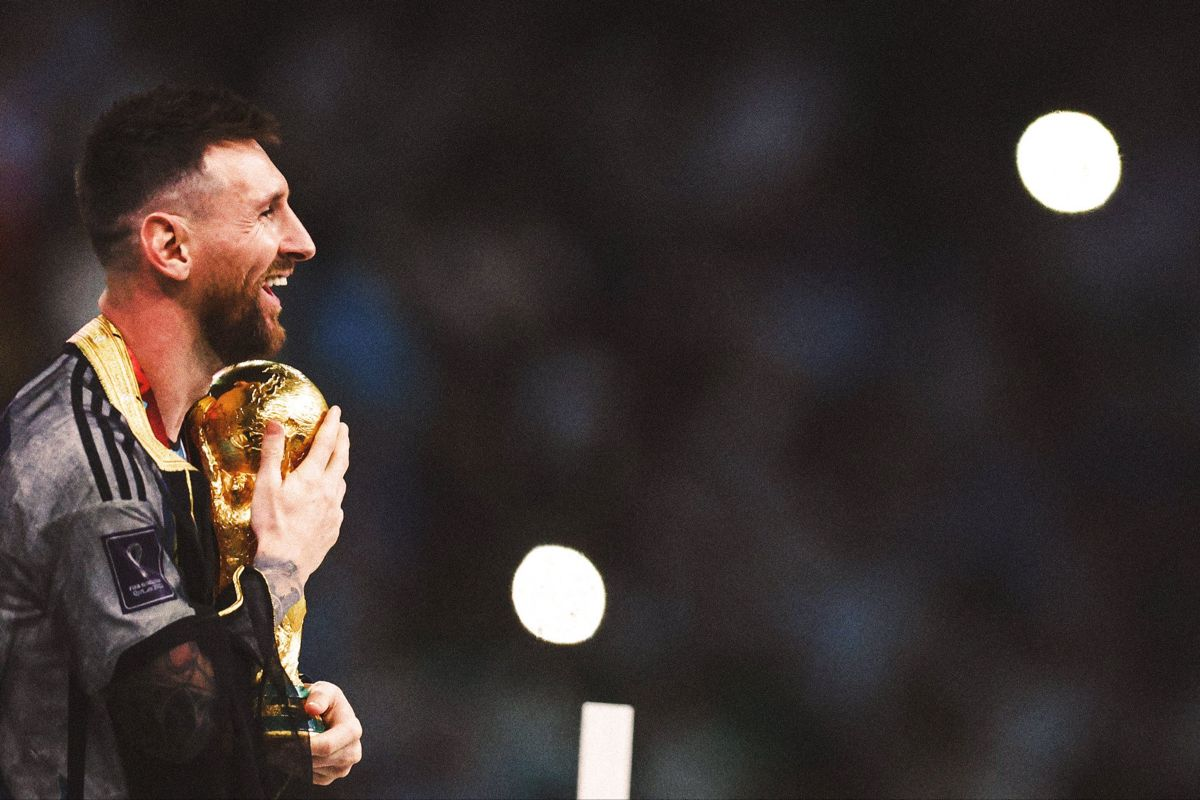
#> input picture Week 12/messi.jpeg, 1200 x 800 px
$ jupyter execute morphology_training_notebook.ipynb
#> lines starting #> are read from the running program, lines starting #| are printed output that depends on the picture; after the words box and inside, x2 and y2 are one past the last pixel; in counts of white or black regions, pixels touching at a corner belong together
# Mathematical Morphology Training Notebook
## Hit-or-Miss Transform, Boundary Extraction, Hole Filling, and Connected Components

This notebook is designed for teaching students the core binary morphological operations used in image processing.

### Learning goals
By the end of this notebook, students should be able to:

1. Explain the purpose of each operation.
2. Write and run sample code for each technique.
3. Interpret the visual output.
4. Modify the code to solve short exercises.
5. Connect the implementation to the underlying mathematical equations.

---

## Topics covered
- Hit-or-Miss Transform
- Boundary Extraction
- Hole Filling
- Extraction of Connected Components

---

## Recommended background
Students should already know:
- Binary image representation
- Foreground and background concepts
- Basic set notation
- Erosion and dilation
- Python basics

## Morphology refresher

Let a binary image be represented by a set $$ A \subseteq \mathbb{Z}^2 $$, where each foreground pixel belongs to the set.

Let $$ B $$ be a structuring element.

### Fundamental operations

**Erosion**
$$
A \ominus B = \{ z \mid B_z \subseteq A \}
$$

**Dilation**
$$
A \oplus B = \{ z \mid (\hat{B})_z \cap A \neq \emptyset \}
$$

where $$ \hat{B} $$ is the reflection of $$ B $$.

These basic operators are used to build more advanced morphology methods.

[cell 1]
import numpy as np
import matplotlib.pyplot as plt
from scipy import ndimage
from matplotlib import colors

plt.rcParams["figure.figsize"] = (6, 6)
plt.rcParams["image.cmap"] = "gray"

def show(img, title="", ax=None):
    if ax is None:
        fig, ax = plt.subplots()
    ax.imshow(img, cmap="gray", vmin=0, vmax=1)
    ax.set_title(title)
    ax.axis("off")

def show_pair(a, b, title1="Input", title2="Result"):
    fig, axes = plt.subplots(1, 2, figsize=(10, 4))
    show(a, title1, axes[0])
    show(b, title2, axes[1])
    plt.tight_layout()

def show_triplet(a, b, c, t1="A", t2="B", t3="C"):
    fig, axes = plt.subplots(1, 3, figsize=(12, 4))
    show(a, t1, axes[0])
    show(b, t2, axes[1])
    show(c, t3, axes[2])
    plt.tight_layout()

## Synthetic binary test images

To make the notebook self-contained, we will generate simple binary images directly in code.

[cell 2]
# Create a synthetic image with blocks, a hole, and separate objects
img = np.zeros((20, 20), dtype=np.uint8)

# Large square
img[2:10, 2:10] = 1

# Hole inside the large square
img[5:7, 5:7] = 0

# Small object
img[13:17, 3:7] = 1

# L-shape object
img[12:18, 12:14] = 1
img[16:18, 12:18] = 1

show(img, "Synthetic Binary Image")
plt.show()

# 1. Hit-or-Miss Transform

The hit-or-miss transform detects a very specific binary pattern in an image.

It is useful when we want to find:
- end points,
- corners,
- isolated pixels,
- exact local configurations.

---

## Definition

Suppose:
- $$ A $$ is the binary image,
- $$ B_1 $$ is the structuring element for foreground,
- $$ B_2 $$ is the structuring element for background.

Then the hit-or-miss transform is:

$$
A \circledast (B_1, B_2) = (A \ominus B_1) \cap (A^c \ominus B_2)
$$

This means:
- the foreground pattern must match $$ B_1 $$,
- the background pattern must match $$ B_2 $$.

So the operation is an exact pattern detector.

## Intuition

A location is marked as a match only if:
- all required foreground pixels are present, and
- all required background pixels are absent from the object.

This makes hit-or-miss stricter than standard erosion.

[cell 3]
# Example image for hit-or-miss: detect isolated center pattern
hm_img = np.zeros((9, 9), dtype=np.uint8)
hm_img[4, 4] = 1
hm_img[2:5, 7] = 1
hm_img[6, 2:5] = 1

show(hm_img, "Image for Hit-or-Miss Example")
plt.show()

[cell 4]
# Pattern: isolated single foreground pixel surrounded by background
B1 = np.array([[0,0,0],
               [0,1,0],
               [0,0,0]], dtype=bool)

# For the background mask, all 8 neighbors should be background
B2 = np.array([[1,1,1],
               [1,0,1],
               [1,1,1]], dtype=bool)

foreground_match = ndimage.binary_erosion(hm_img, structure=B1)
background_match = ndimage.binary_erosion(1 - hm_img, structure=B2)
hitmiss = foreground_match & background_match

show_pair(hm_img, hitmiss.astype(np.uint8), "Input", "Hit-or-Miss Result")
plt.show()

## Discussion

The result highlights only pixels that exactly satisfy the required foreground and background arrangement.

In this example, the transform detects the isolated single pixel, but not pixels that belong to a line.

## Student exercise: hit-or-miss for end-point detection

Modify the structuring elements so that the operation detects an end point of a line.

Hint:
- The center pixel should be foreground.
- One neighbor should also be foreground.
- Other surrounding positions should be background.

Try several orientations.

[cell 5]
# Student task cell: define new B1 and B2 for endpoint detection

# Example image
endpoint_img = np.zeros((9, 9), dtype=np.uint8)
endpoint_img[4, 2:7] = 1

# TODO: replace these with your own endpoint pattern
B1_student = np.array([[0,0,0],
                       [0,1,1],
                       [0,0,0]], dtype=bool)

B2_student = np.array([[1,1,1],
                       [1,0,0],
                       [1,1,1]], dtype=bool)

fg = ndimage.binary_erosion(endpoint_img, structure=B1_student)
bg = ndimage.binary_erosion(1 - endpoint_img, structure=B2_student)
result_student = fg & bg

show_pair(endpoint_img, result_student.astype(np.uint8), "Endpoint Image", "Your Detection")
plt.show()

# 2. Boundary Extraction

Boundary extraction finds the border pixels of an object.

---

## Equation

If $$ A $$ is the binary image and $$ B $$ is a structuring element, the boundary of $$ A $$ is:

$$
\beta(A) = A - (A \ominus B)
$$

### Interpretation
- $$ A \ominus B $$ removes one layer of pixels from the object.
- Subtracting the eroded image from the original leaves the boundary.

This is a simple and very common way to isolate the outer contour of binary objects.

[cell 6]
se = np.ones((3, 3), dtype=bool)
eroded = ndimage.binary_erosion(img, structure=se)
boundary = img & (~eroded)

show_triplet(img, eroded.astype(np.uint8), boundary.astype(np.uint8),
             "Original", "Eroded", "Boundary")
plt.show()

## Observation

The erosion shrinks the object.
The pixels removed during this shrinking process form the boundary.

## Student exercise: compare boundary thickness

Try different structuring elements:
- 3x3 square
- cross-shaped element
- 5x5 square

Question:
How does the boundary change when the structuring element becomes larger?

[cell 7]
# Student task cell: experiment with different structuring elements
cross = np.array([[0,1,0],
                  [1,1,1],
                  [0,1,0]], dtype=bool)

eroded_cross = ndimage.binary_erosion(img, structure=cross)
boundary_cross = img & (~eroded_cross)

show_pair(img, boundary_cross.astype(np.uint8), "Original", "Boundary with Cross SE")
plt.show()

# 3. Hole Filling

Hole filling is used to fill interior background regions that are fully surrounded by foreground.

A **hole** is a background region that is not connected to the image border.

---

## Morphological formulation

Let:
- $$ A $$ be the foreground object set,
- $$ A^c $$ be the background,
- $$ X_0 $$ be a seed point inside a hole.

Then iterative geodesic dilation can be used:

$$
X_k = (X_{k-1} \oplus B) \cap A^c
$$

Repeat until stability:

$$
X_k = X_{k-1}
$$

Then the filled image is:

$$
A_{\text{filled}} = A \cup X_k
$$

This means we grow a region from a seed inside the hole, but constrain the growth so it remains inside the background hole.

[cell 8]
# Use a seed inside the hole of the large square
seed = np.zeros_like(img, dtype=bool)
seed[5, 5] = True  # seed inside hole

background = ~img.astype(bool)
structure = np.array([[0,1,0],
                      [1,1,1],
                      [0,1,0]], dtype=bool)

X_prev = seed.copy()

while True:
    X_next = ndimage.binary_dilation(X_prev, structure=structure) & background
    if np.array_equal(X_next, X_prev):
        break
    X_prev = X_next

filled_hole_region = X_prev
filled_img = img.astype(bool) | filled_hole_region

show_triplet(img, filled_hole_region.astype(np.uint8), filled_img.astype(np.uint8),
             "Original", "Recovered Hole Region", "Hole Filled")
plt.show()

## Alternative idea

A practical strategy for full hole filling is:
1. Mark the background connected to the border.
2. Any background not connected to the border is a hole.
3. Convert those holes to foreground.

This is often how hole filling is implemented in practice.

[cell 9]
# Border-based hole filling
inv = 1 - img
seed_border = np.zeros_like(inv, dtype=bool)

seed_border[0, :] = inv[0, :]
seed_border[-1, :] = inv[-1, :]
seed_border[:, 0] = inv[:, 0]
seed_border[:, -1] = inv[:, -1]

outside = seed_border.copy()
while True:
    grown = ndimage.binary_dilation(outside, structure=structure) & inv.astype(bool)
    if np.array_equal(grown, outside):
        break
    outside = grown

holes = inv.astype(bool) & (~outside)
filled_by_border = img.astype(bool) | holes

show_triplet(img, holes.astype(np.uint8), filled_by_border.astype(np.uint8),
             "Original", "Detected Holes", "Filled Image")
plt.show()

## Student exercise: multiple holes

Create a new image with:
- two separate holes,
- one gap that touches the border.

Then test whether the algorithm fills only the true holes and not the border-connected background.

[cell 10]
# Student task cell: build your own image here
student_holes = np.zeros((20, 20), dtype=np.uint8)
student_holes[3:17, 3:17] = 1
student_holes[6:8, 6:8] = 0
student_holes[10:13, 10:13] = 0
student_holes[3:8, 14:17] = 0  # border-connected gap because it touches outer object boundary

show(student_holes, "Edit this image for your hole-filling test")
plt.show()

# 4. Extraction of Connected Components

Connected component extraction isolates all pixels belonging to one connected object.

This is essential for:
- object counting,
- measuring area,
- segmentation post-processing,
- keeping only the largest object,
- removing small noise components.

---

## Morphological formulation from a seed

Let \( A \) be a binary image, and let \( X_0 \) be a seed inside one component.

Then:

$$
X_k = (X_{k-1} \oplus B) \cap A
$$

Repeat until stability:

$$
X_k = X_{k-1}
$$

The final set $$ X_k $$ is the connected component containing the seed.

[cell 11]
cc_img = np.zeros((20, 20), dtype=np.uint8)
cc_img[2:6, 2:6] = 1
cc_img[10:15, 3:8] = 1
cc_img[5:12, 14:17] = 1

seed_component = np.zeros_like(cc_img, dtype=bool)
seed_component[11, 4] = True  # inside second component

component = seed_component.copy()
while True:
    grown = ndimage.binary_dilation(component, structure=structure) & cc_img.astype(bool)
    if np.array_equal(grown, component):
        break
    component = grown

show_triplet(cc_img, seed_component.astype(np.uint8), component.astype(np.uint8),
             "Original", "Seed", "Extracted Component")
plt.show()

## Using automatic labeling

Instead of manually providing a seed, we can label all connected components automatically.

[cell 12]
labeled, num_features = ndimage.label(cc_img)

print("Number of connected components:", num_features)
print("Labels present:", np.unique(labeled))

fig, ax = plt.subplots(figsize=(6, 6))
cmap = plt.cm.get_cmap("nipy_spectral", num_features + 1)
ax.imshow(labeled, cmap=cmap)
ax.set_title("Connected Component Labels")
ax.axis("off")
plt.show()

## Student exercise: measure connected components

Write code to compute:
- number of connected components,
- area of each component,
- largest component only.

Then display only the largest component as a binary image.

[cell 13]
# Student task cell: measure areas and extract largest component
labeled_student, n_student = ndimage.label(cc_img)
areas = ndimage.sum(cc_img, labeled_student, index=range(1, n_student + 1))

print("Areas of components:", areas)

largest_label = np.argmax(areas) + 1
largest_component = (labeled_student == largest_label).astype(np.uint8)

show_pair(cc_img, largest_component, "Original", "Largest Connected Component")
plt.show()
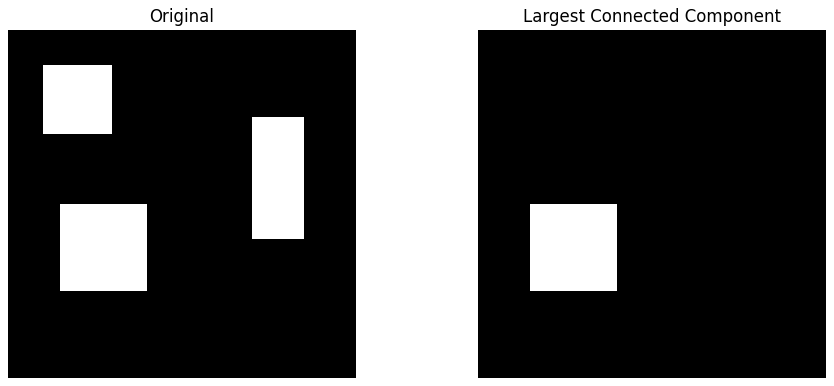
#> figure drawn by matplotlib, 2 panels

# Comparison Summary

| Operation | Main Idea | Key Equation |
|---|---|---|
| Hit-or-Miss | Detect exact local pattern | $$(A \ominus B_1) \cap (A^c \ominus B_2)$$ |
| Boundary Extraction | Remove inner pixels, keep border | $$A - (A \ominus B)$$ |
| Hole Filling | Fill enclosed background regions | $$X_k = (X_{k-1} \oplus B) \cap A^c$$ |
| Connected Components | Grow one object from a seed | $$X_k = (X_{k-1} \oplus B) \cap A$$ |

---

## Common exam-style questions

1. Why is hit-or-miss considered a strict pattern detector?
2. Why does boundary extraction use erosion and subtraction?
3. What is the difference between a hole and ordinary background?
4. Why does connected component extraction require a seed in the classical iterative formulation?
5. How does 4-connectivity differ from 8-connectivity?

# Mini project for students

Create your own binary image containing:
- at least three objects,
- one hole,
- one thin line,
- one isolated point.

Then complete the following tasks:

1. Detect the isolated point using hit-or-miss.
2. Extract the boundaries of all objects.
3. Fill the hole.
4. Label all connected components.
5. Report the area of each connected component.

This project combines all four techniques into one workflow.

[cell 14]
# ===== MINI PROJECT: COMPLETE MORPHOLOGICAL OPERATIONS WORKFLOW =====

# Step 1: Create a complex binary image with all required features
project_img = np.zeros((30, 40), dtype=np.uint8)

# Object 1: Square with a hole inside
project_img[3:15, 3:15] = 1
project_img[7:10, 7:10] = 0

# Object 2: Rectangle
project_img[5:12, 20:30] = 1

# Object 3: L-shaped object
project_img[18:28, 3:8] = 1
project_img[23:28, 3:18] = 1

# Thin line connecting objects
project_img[15:18, 13:16] = 1

# Isolated single point
project_img[25, 35] = 1

show(project_img, "Mini Project: Complex Binary Image")
plt.show()
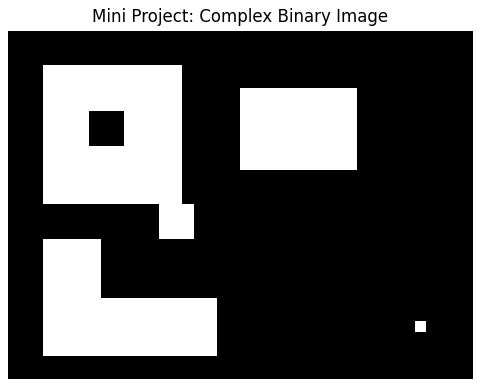
#> figure drawn by matplotlib, 1 panel

# ===== TASK 1: Detect isolated point using hit-or-miss =====
print("\n=== TASK 1: Detect Isolated Point ===")
B1_iso = np.array([[0,0,0],
                   [0,1,0],
                   [0,0,0]], dtype=bool)
B2_iso = np.array([[1,1,1],
                   [1,0,1],
                   [1,1,1]], dtype=bool)

fg_iso = ndimage.binary_erosion(project_img, structure=B1_iso)
bg_iso = ndimage.binary_erosion(1 - project_img, structure=B2_iso)
isolated_point = fg_iso & bg_iso

show_pair(project_img, isolated_point.astype(np.uint8), "Original", "Isolated Point Detection")
plt.show()

# ===== TASK 2: Extract boundaries of all objects =====
print("=== TASK 2: Extract Boundaries ===")
se = np.ones((3, 3), dtype=bool)
eroded_all = ndimage.binary_erosion(project_img, structure=se)
boundaries_all = project_img & (~eroded_all)

show_pair(project_img, boundaries_all.astype(np.uint8), "Original", "Extracted Boundaries")
plt.show()

# ===== TASK 3: Fill the hole =====
print("=== TASK 3: Fill the Hole ===")
inv = 1 - project_img
seed_border = np.zeros_like(inv, dtype=bool)
seed_border[0, :] = inv[0, :]
seed_border[-1, :] = inv[-1, :]
seed_border[:, 0] = inv[:, 0]
seed_border[:, -1] = inv[:, -1]

structure = np.array([[0,1,0],
                      [1,1,1],
                      [0,1,0]], dtype=bool)

outside = seed_border.copy()
while True:
    grown = ndimage.binary_dilation(outside, structure=structure) & inv.astype(bool)
    if np.array_equal(grown, outside):
        break
    outside = grown

holes_to_fill = inv.astype(bool) & (~outside)
filled_project = project_img.astype(bool) | holes_to_fill

show_pair(project_img, filled_project.astype(np.uint8), "With Hole", "Hole Filled")
plt.show()

# ===== TASK 4: Label all connected components =====
print("=== TASK 4: Label Connected Components ===")
labeled_proj, num_comp = ndimage.label(project_img)
print(f"Number of connected components: {num_comp}")

fig, ax = plt.subplots(figsize=(8, 6))
cmap = plt.cm.get_cmap("nipy_spectral", num_comp + 1)
ax.imshow(labeled_proj, cmap=cmap)
ax.set_title("Connected Component Labels")
ax.axis("off")
plt.tight_layout()
plt.show()
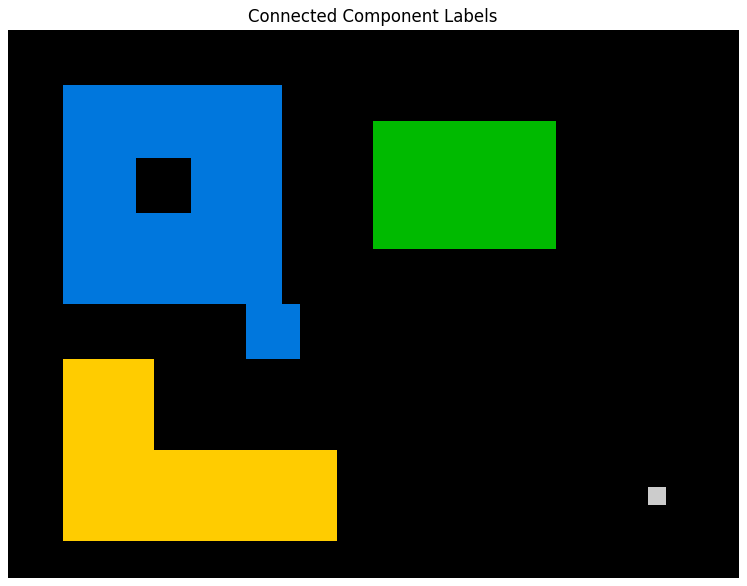
#> figure drawn by matplotlib, 1 panel

# ===== TASK 5: Report area of each connected component =====
print("=== TASK 5: Component Areas ===")
areas_proj = ndimage.sum(project_img, labeled_proj, index=range(1, num_comp + 1))
print(f"Component areas: {areas_proj}")

for i, area in enumerate(areas_proj, 1):
    print(f"  Component {i}: {int(area)} pixels")

largest_label_proj = np.argmax(areas_proj) + 1
largest_comp_proj = (labeled_proj == largest_label_proj).astype(np.uint8)

show_pair(project_img, largest_comp_proj, "All Components", "Largest Component")
plt.show()
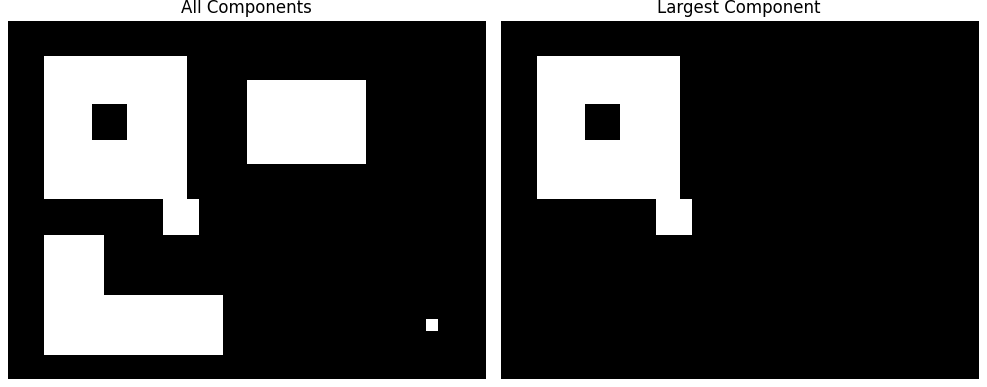
#> figure drawn by matplotlib, 2 panels

print("\n✅ Mini project complete!")

# Apply all methods with reading an image

[cell 15]
import cv2
import numpy as np
import matplotlib.pyplot as plt

# Read the image
img_path = 'messi.jpeg'
img = cv2.imread(img_path, cv2.IMREAD_GRAYSCALE)
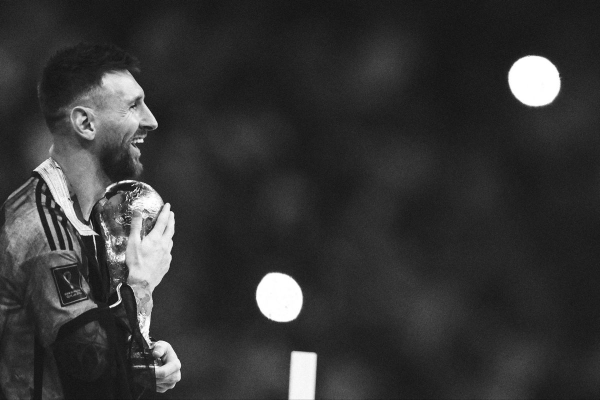
#> img: shape (800, 1200) (shown at 1/2 size); min 0, max 255, mean 53.2

if img is None:
    print(f"Could not load image from {img_path}")
    print("Please ensure the image exists and the path is correct.")
else:
    # Convert to binary using Otsu's thresholding
    _, binary = cv2.threshold(img, 0, 255, cv2.THRESH_BINARY + cv2.THRESH_OTSU)
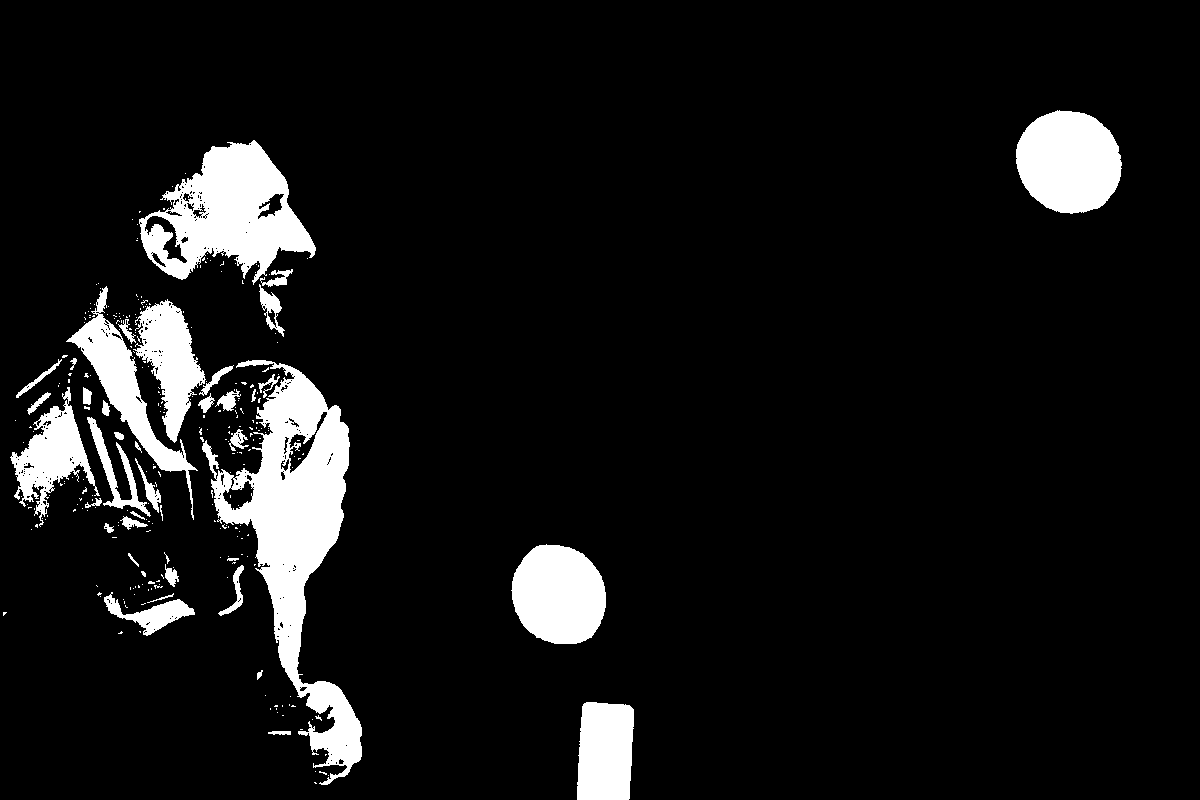
#> binary: shape (800, 1200); 8.3% white; 289 white regions (248 under 20 px), largest, box (x1, y1, x2, y2) and area: (202, 360, 362, 785) 22615, (139, 140, 316, 285) 13283, (1016, 110, 1122, 214) 8546

    # Resize for better visualization (optional)
    binary = cv2.resize(binary, (200, 200))
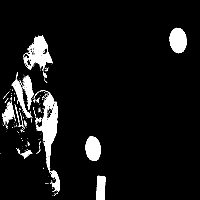
#> binary: shape (200, 200); min 0, max 255, mean 21
    binary01 = (binary // 255).astype(np.uint8)
#> binary01: shape (200, 200); values 0 (black) and 1 (white), 7.4% white; 58 white regions (48 under 20 px), largest, box (x1, y1, x2, y2) and area: (35, 91, 60, 192) 849, (24, 35, 53, 70) 511, (169, 28, 187, 53) 348

    # Hit-or-Miss
    kernel = np.array([[-1,-1,-1],
                       [ 0, 1, 0],
                       [ 1, 1, 1]], dtype=np.int8)
    hitmiss = cv2.morphologyEx(binary01, cv2.MORPH_HITMISS, kernel) * 255
#> hitmiss: shape (200, 200); 0.1% white in thin lines or dots, all inside (x1, y1, x2, y2) = (9, 28, 181, 184)
#> (the rest of the program and of its run is left out)
